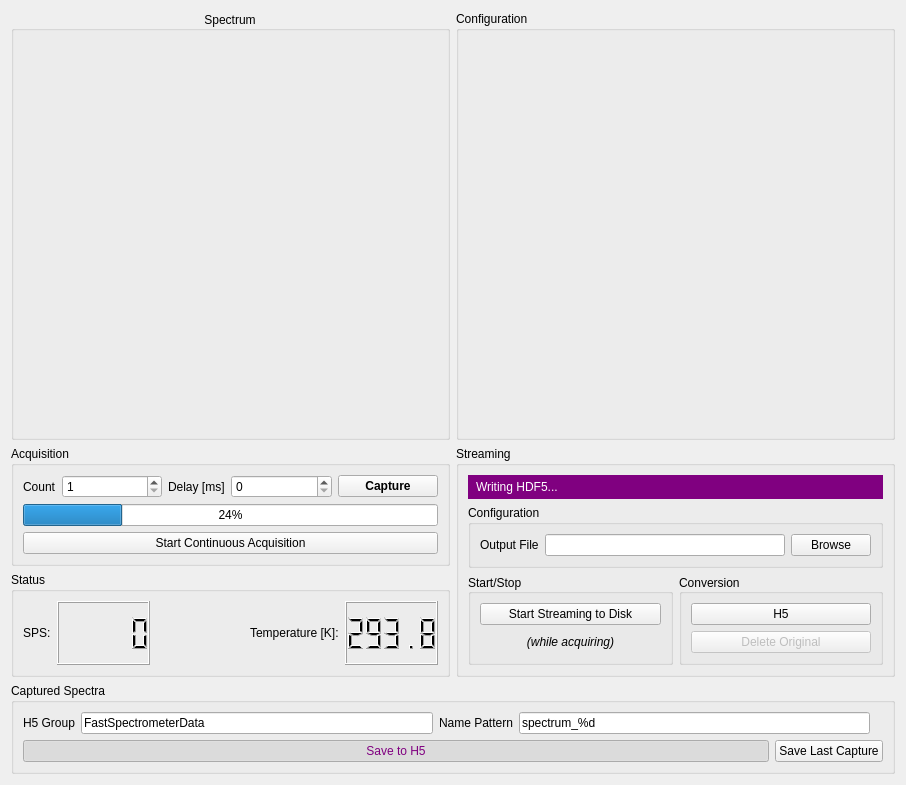
<?xml version="1.0" encoding="UTF-8"?>
<ui version="4.0">
 <class>mainForm</class>
 <widget class="QWidget" name="mainForm">
  <property name="geometry">
   <rect>
    <x>0</x>
    <y>0</y>
    <width>906</width>
    <height>785</height>
   </rect>
  </property>
  <property name="sizePolicy">
   <sizepolicy hsizetype="Expanding" vsizetype="Preferred">
    <horstretch>0</horstretch>
    <verstretch>0</verstretch>
   </sizepolicy>
  </property>
  <property name="maximumSize">
   <size>
    <width>1500</width>
    <height>2500</height>
   </size>
  </property>
  <property name="windowTitle">
   <string>Fast Spectrometer Control</string>
  </property>
  <layout class="QGridLayout" name="gridLayout_2">
   <item row="1" column="2">
    <widget class="QGroupBox" name="configBox">
     <property name="title">
      <string>Configuration</string>
     </property>
     <layout class="QVBoxLayout" name="verticalLayout_2"/>
    </widget>
   </item>
   <item row="4" column="1">
    <widget class="QGroupBox" name="groupBox_2">
     <property name="sizePolicy">
      <sizepolicy hsizetype="Expanding" vsizetype="Minimum">
       <horstretch>1</horstretch>
       <verstretch>0</verstretch>
      </sizepolicy>
     </property>
     <property name="title">
      <string>Acquisition</string>
     </property>
     <layout class="QGridLayout" name="gridLayout">
      <item row="4" column="0" colspan="5">
       <widget class="QPushButton" name="liveViewButton">
        <property name="enabled">
         <bool>true</bool>
        </property>
        <property name="text">
         <string>Start Continuous Acquisition</string>
        </property>
        <property name="checkable">
         <bool>false</bool>
        </property>
        <property name="checked">
         <bool>false</bool>
        </property>
       </widget>
      </item>
      <item row="2" column="1">
       <widget class="QSpinBox" name="numberOfFrames">
        <property name="sizePolicy">
         <sizepolicy hsizetype="Minimum" vsizetype="Fixed">
          <horstretch>1</horstretch>
          <verstretch>0</verstretch>
         </sizepolicy>
        </property>
        <property name="minimumSize">
         <size>
          <width>0</width>
          <height>0</height>
         </size>
        </property>
        <property name="layoutDirection">
         <enum>Qt::LeftToRight</enum>
        </property>
        <property name="minimum">
         <number>1</number>
        </property>
        <property name="maximum">
         <number>999999999</number>
        </property>
        <property name="stepType">
         <enum>QAbstractSpinBox::DefaultStepType</enum>
        </property>
       </widget>
      </item>
      <item row="2" column="2">
       <widget class="QLabel" name="delayLabel">
        <property name="text">
         <string>Delay [ms]</string>
        </property>
       </widget>
      </item>
      <item row="2" column="0">
       <widget class="QLabel" name="countLabel">
        <property name="text">
         <string>Count</string>
        </property>
       </widget>
      </item>
      <item row="2" column="4">
       <widget class="QPushButton" name="captureButton">
        <property name="sizePolicy">
         <sizepolicy hsizetype="Minimum" vsizetype="Fixed">
          <horstretch>1</horstretch>
          <verstretch>0</verstretch>
         </sizepolicy>
        </property>
        <property name="maximumSize">
         <size>
          <width>16777215</width>
          <height>16777215</height>
         </size>
        </property>
        <property name="font">
         <font>
          <weight>75</weight>
          <bold>true</bold>
          <underline>false</underline>
          <kerning>true</kerning>
         </font>
        </property>
        <property name="text">
         <string>Capture</string>
        </property>
       </widget>
      </item>
      <item row="2" column="3">
       <widget class="QSpinBox" name="delayTime">
        <property name="sizePolicy">
         <sizepolicy hsizetype="Minimum" vsizetype="Fixed">
          <horstretch>1</horstretch>
          <verstretch>0</verstretch>
         </sizepolicy>
        </property>
        <property name="minimumSize">
         <size>
          <width>0</width>
          <height>0</height>
         </size>
        </property>
        <property name="layoutDirection">
         <enum>Qt::LeftToRight</enum>
        </property>
        <property name="minimum">
         <number>0</number>
        </property>
        <property name="maximum">
         <number>999999999</number>
        </property>
        <property name="stepType">
         <enum>QAbstractSpinBox::DefaultStepType</enum>
        </property>
        <property name="value">
         <number>0</number>
        </property>
       </widget>
      </item>
      <item row="3" column="0" colspan="5">
       <widget class="QProgressBar" name="progressBar">
        <property name="enabled">
         <bool>true</bool>
        </property>
        <property name="value">
         <number>24</number>
        </property>
        <property name="textVisible">
         <bool>true</bool>
        </property>
        <property name="orientation">
         <enum>Qt::Horizontal</enum>
        </property>
       </widget>
      </item>
     </layout>
     <zorder>liveViewButton</zorder>
     <zorder>delayLabel</zorder>
     <zorder>countLabel</zorder>
     <zorder>captureButton</zorder>
     <zorder>delayTime</zorder>
     <zorder>progressBar</zorder>
     <zorder>numberOfFrames</zorder>
    </widget>
   </item>
   <item row="1" column="1">
    <widget class="QGroupBox" name="spectrumGroup">
     <property name="sizePolicy">
      <sizepolicy hsizetype="Expanding" vsizetype="Expanding">
       <horstretch>1</horstretch>
       <verstretch>1</verstretch>
      </sizepolicy>
     </property>
     <property name="minimumSize">
      <size>
       <width>0</width>
       <height>300</height>
      </size>
     </property>
     <property name="font">
      <font>
       <kerning>true</kerning>
      </font>
     </property>
     <property name="title">
      <string>Spectrum</string>
     </property>
     <property name="alignment">
      <set>Qt::AlignCenter</set>
     </property>
     <layout class="QVBoxLayout" name="verticalLayout_3"/>
    </widget>
   </item>
   <item row="4" column="2" rowspan="2">
    <widget class="QGroupBox" name="streamBox">
     <property name="sizePolicy">
      <sizepolicy hsizetype="Preferred" vsizetype="Minimum">
       <horstretch>1</horstretch>
       <verstretch>0</verstretch>
      </sizepolicy>
     </property>
     <property name="title">
      <string>Streaming</string>
     </property>
     <layout class="QGridLayout" name="gridLayout_5">
      <item row="8" column="3">
       <spacer name="verticalSpacer">
        <property name="orientation">
         <enum>Qt::Vertical</enum>
        </property>
        <property name="sizeHint" stdset="0">
         <size>
          <width>20</width>
          <height>0</height>
         </size>
        </property>
       </spacer>
      </item>
      <item row="1" column="0" colspan="4">
       <widget class="QGroupBox" name="groupBox_5">
        <property name="title">
         <string>Configuration</string>
        </property>
        <layout class="QHBoxLayout" name="horizontalLayout_7">
         <item>
          <widget class="QLabel" name="label">
           <property name="text">
            <string>Output File</string>
           </property>
          </widget>
         </item>
         <item>
          <widget class="QLineEdit" name="streamFile"/>
         </item>
         <item>
          <widget class="QPushButton" name="streamBrowse">
           <property name="text">
            <string>Browse</string>
           </property>
          </widget>
         </item>
        </layout>
       </widget>
      </item>
      <item row="0" column="0" colspan="4">
       <widget class="QLabel" name="writingH5">
        <property name="styleSheet">
         <string notr="true">background: purple; padding: 5px; color: white;</string>
        </property>
        <property name="text">
         <string>Writing HDF5...</string>
        </property>
       </widget>
      </item>
      <item row="5" column="2" rowspan="3" colspan="2">
       <widget class="QGroupBox" name="groupBox_3">
        <property name="title">
         <string>Conversion</string>
        </property>
        <property name="alignment">
         <set>Qt::AlignLeading|Qt::AlignLeft|Qt::AlignVCenter</set>
        </property>
        <layout class="QVBoxLayout" name="verticalLayout_5">
         <item>
          <layout class="QHBoxLayout" name="horizontalLayout_5">
           <item>
            <widget class="QPushButton" name="h5Button">
             <property name="enabled">
              <bool>true</bool>
             </property>
             <property name="text">
              <string>H5</string>
             </property>
             <property name="checkable">
              <bool>true</bool>
             </property>
            </widget>
           </item>
          </layout>
         </item>
         <item>
          <widget class="QPushButton" name="deleteButton">
           <property name="enabled">
            <bool>false</bool>
           </property>
           <property name="text">
            <string>Delete Original</string>
           </property>
           <property name="checkable">
            <bool>true</bool>
           </property>
          </widget>
         </item>
        </layout>
       </widget>
      </item>
      <item row="5" column="0" rowspan="3" colspan="2">
       <widget class="QGroupBox" name="groupBox_4">
        <property name="title">
         <string>Start/Stop</string>
        </property>
        <property name="alignment">
         <set>Qt::AlignLeading|Qt::AlignLeft|Qt::AlignVCenter</set>
        </property>
        <layout class="QVBoxLayout" name="verticalLayout_6">
         <item>
          <widget class="QPushButton" name="streamToDiskButton">
           <property name="enabled">
            <bool>true</bool>
           </property>
           <property name="text">
            <string>Start Streaming to Disk</string>
           </property>
           <property name="checkable">
            <bool>false</bool>
           </property>
          </widget>
         </item>
         <item>
          <widget class="QLabel" name="label_4">
           <property name="font">
            <font>
             <italic>true</italic>
            </font>
           </property>
           <property name="text">
            <string>(while acquiring)</string>
           </property>
           <property name="alignment">
            <set>Qt::AlignCenter</set>
           </property>
          </widget>
         </item>
        </layout>
       </widget>
      </item>
     </layout>
    </widget>
   </item>
   <item row="8" column="1" colspan="2">
    <widget class="QGroupBox" name="capturedImages">
     <property name="sizePolicy">
      <sizepolicy hsizetype="Preferred" vsizetype="MinimumExpanding">
       <horstretch>0</horstretch>
       <verstretch>0</verstretch>
      </sizepolicy>
     </property>
     <property name="minimumSize">
      <size>
       <width>0</width>
       <height>0</height>
      </size>
     </property>
     <property name="title">
      <string>Captured Spectra</string>
     </property>
     <layout class="QGridLayout" name="gridLayout_3">
      <item row="0" column="0">
       <layout class="QHBoxLayout" name="horizontalLayout">
        <item>
         <widget class="QLabel" name="h5Label">
          <property name="text">
           <string>H5 Group</string>
          </property>
         </widget>
        </item>
        <item>
         <widget class="QLineEdit" name="h5Group">
          <property name="text">
           <string>FastSpectrometerData</string>
          </property>
         </widget>
        </item>
        <item>
         <widget class="QLabel" name="label_7">
          <property name="text">
           <string>Name Pattern</string>
          </property>
         </widget>
        </item>
        <item>
         <widget class="QLineEdit" name="namePattern">
          <property name="text">
           <string>spectrum_%d</string>
          </property>
         </widget>
        </item>
        <item>
         <widget class="QLabel" name="label_10">
          <property name="text">
           <string/>
          </property>
         </widget>
        </item>
       </layout>
      </item>
      <item row="1" column="0">
       <layout class="QHBoxLayout" name="horizontalLayout_6" stretch="0,0">
        <item>
         <widget class="QPushButton" name="h5SaveButton">
          <property name="sizePolicy">
           <sizepolicy hsizetype="Minimum" vsizetype="Fixed">
            <horstretch>1</horstretch>
            <verstretch>0</verstretch>
           </sizepolicy>
          </property>
          <property name="styleSheet">
           <string notr="true">color: purple;</string>
          </property>
          <property name="text">
           <string>Save to H5</string>
          </property>
          <property name="checkable">
           <bool>true</bool>
          </property>
          <property name="checked">
           <bool>true</bool>
          </property>
         </widget>
        </item>
        <item>
         <widget class="QPushButton" name="saveLastButton">
          <property name="sizePolicy">
           <sizepolicy hsizetype="Minimum" vsizetype="Fixed">
            <horstretch>0</horstretch>
            <verstretch>0</verstretch>
           </sizepolicy>
          </property>
          <property name="maximumSize">
           <size>
            <width>16777215</width>
            <height>16777215</height>
           </size>
          </property>
          <property name="font">
           <font>
            <weight>50</weight>
            <bold>false</bold>
            <underline>false</underline>
            <kerning>true</kerning>
           </font>
          </property>
          <property name="text">
           <string>Save Last Capture</string>
          </property>
         </widget>
        </item>
       </layout>
      </item>
     </layout>
    </widget>
   </item>
   <item row="5" column="1">
    <widget class="QGroupBox" name="statusGroup">
     <property name="sizePolicy">
      <sizepolicy hsizetype="Expanding" vsizetype="Minimum">
       <horstretch>1</horstretch>
       <verstretch>0</verstretch>
      </sizepolicy>
     </property>
     <property name="title">
      <string>Status</string>
     </property>
     <layout class="QHBoxLayout" name="horizontalLayout_3">
      <item>
       <layout class="QHBoxLayout" name="horizontalLayout_2">
        <item>
         <widget class="QLabel" name="label_8">
          <property name="text">
           <string>SPS:</string>
          </property>
         </widget>
        </item>
        <item>
         <widget class="QLCDNumber" name="fpsCounter">
          <property name="enabled">
           <bool>true</bool>
          </property>
          <property name="sizePolicy">
           <sizepolicy hsizetype="Expanding" vsizetype="Minimum">
            <horstretch>0</horstretch>
            <verstretch>0</verstretch>
           </sizepolicy>
          </property>
          <property name="smallDecimalPoint">
           <bool>false</bool>
          </property>
          <property name="digitCount">
           <number>5</number>
          </property>
          <property name="value" stdset="0">
           <double>0.000000000000000</double>
          </property>
          <property name="intValue" stdset="0">
           <number>0</number>
          </property>
         </widget>
        </item>
        <item>
         <spacer name="horizontalSpacer">
          <property name="orientation">
           <enum>Qt::Horizontal</enum>
          </property>
          <property name="sizeHint" stdset="0">
           <size>
            <width>40</width>
            <height>20</height>
           </size>
          </property>
         </spacer>
        </item>
        <item>
         <widget class="QLabel" name="temperatureLabel">
          <property name="text">
           <string>Temperature [K]:</string>
          </property>
         </widget>
        </item>
        <item>
         <widget class="QLCDNumber" name="currentTemperature">
          <property name="sizePolicy">
           <sizepolicy hsizetype="Expanding" vsizetype="Minimum">
            <horstretch>0</horstretch>
            <verstretch>0</verstretch>
           </sizepolicy>
          </property>
          <property name="smallDecimalPoint">
           <bool>false</bool>
          </property>
          <property name="digitCount">
           <number>5</number>
          </property>
          <property name="value" stdset="0">
           <double>293.750000000000000</double>
          </property>
         </widget>
        </item>
       </layout>
      </item>
     </layout>
    </widget>
   </item>
  </layout>
 </widget>
 <resources/>
 <connections/>
</ui>
